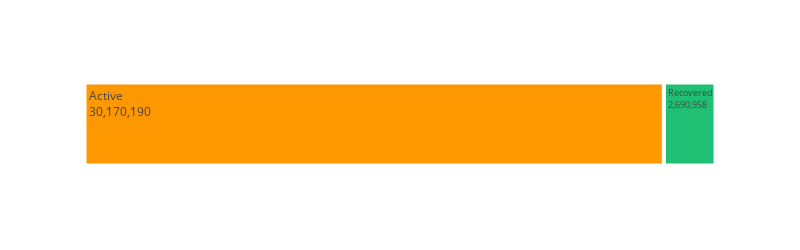

The notebook cell this image was saved under:
### Code cell
temp = dashboard_date_wise.groupby('Date')['Confirmed', 'Death', 'Recovered', 'Active'].sum().reset_index()
#temp = temp[temp['Date']==max(temp['Date'])].reset_index(drop = True)

tm = temp.melt(id_vars = 'Date', value_vars = ['Active','Recovered'])
fig = px.treemap(tm, path = ['variable'], values = 'value', height = 250, width = 800, color_discrete_sequence=[act, rec])

fig.data[0].textinfo = 'label+text+value'
fig.show()

### Figure 1 — Plotly figure (JSON) as saved in the notebook; plotly's stock layout.template omitted (floating-point values rounded to 4 significant figures)
{"data": [{"branchvalues": "total", "domain": {"x": [0, 1], "y": [0, 1]}, "hovertemplate": "labels=%{label}<br>value=%{value}<br>parent=%{parent}<br>id=%{id}<extra></extra>", "ids": ["Active", "Recovered"], "labels": ["Active", "Recovered"], "name": "", "parents": ["", ""], "textinfo": "label+text+value", "type": "treemap", "values": [30170190, 2690958]}], "layout": {"height": 250, "legend": {"tracegroupgap": 0}, "margin": {"t": 60}, "treemapcolorway": ["#fe9801", "#21bf73"], "width": 800}}
